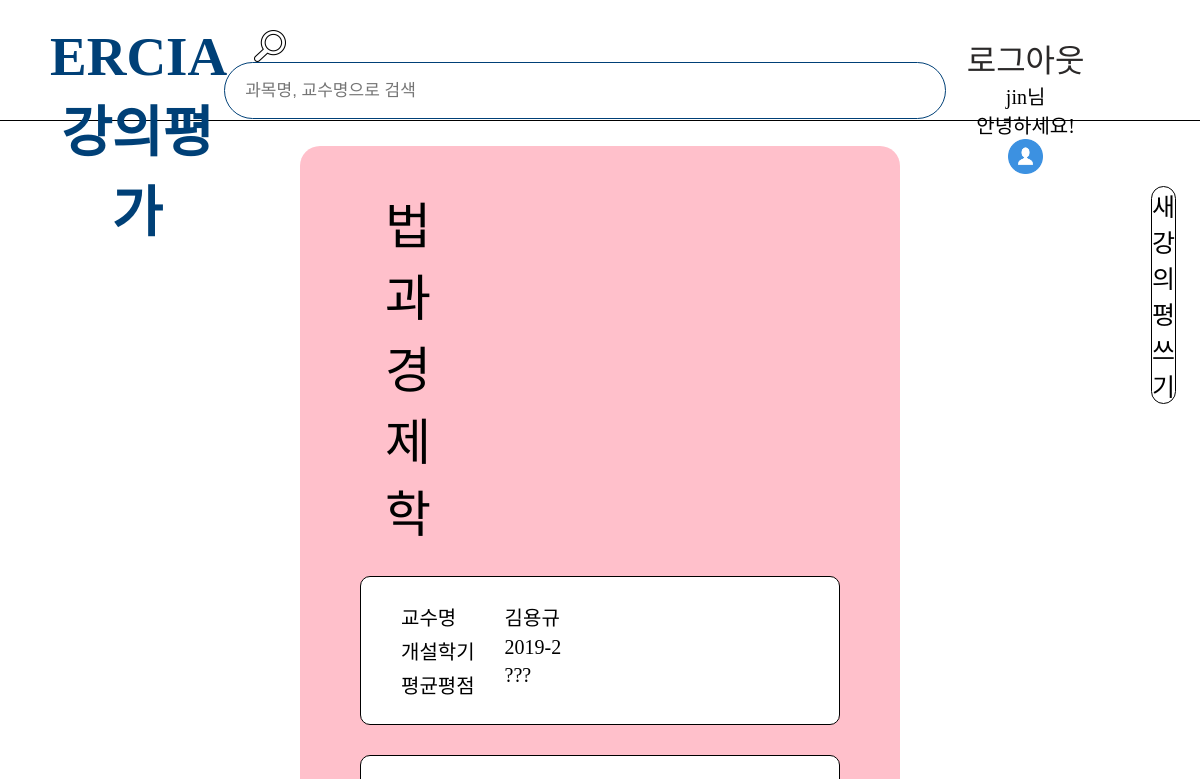
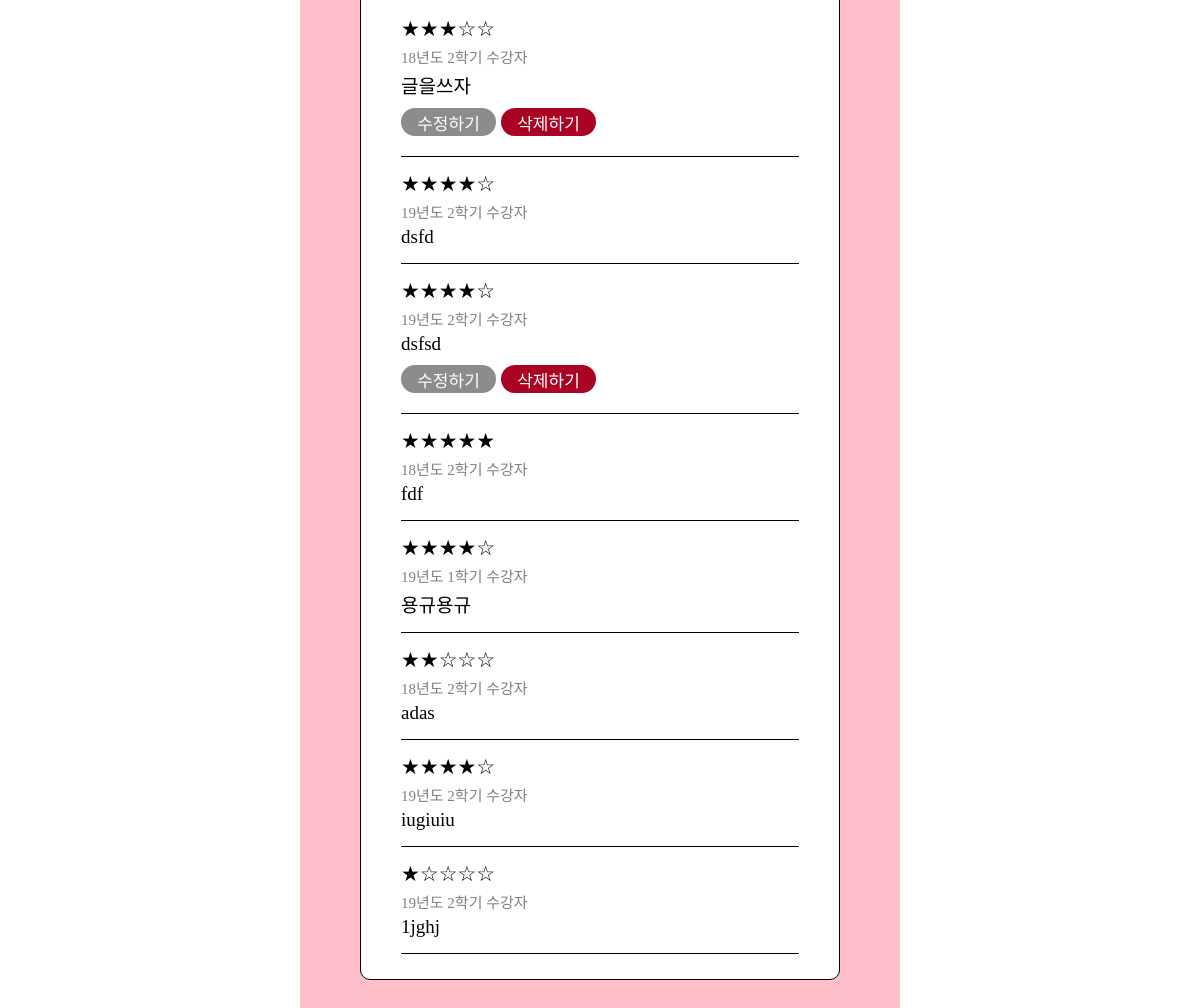
The app's page /LE/ (signed in) with its own data (2 pictures, top to bottom).
### app/models.py (models this page shows, shortened)
class LawAndEconomics(models.Model):
    objects = models.Manager()
    author = models.ForeignKey(settings.AUTH_USER_MODEL, default =1, on_delete = models.CASCADE)
    lectureName = models.CharField(max_length=200, default="법과경제학")
    professorName = models.CharField(max_length=50, default="김용규")
    SEME_FIELD_CHOICES=[
        ('19년도 2학기', '19년도 2학기'),
        ('19년도 1학기', '19년도 1학기'),
        ('18년도 2학기', '18년도 2학기'),
        ('18년도 2학기', '18년도 1학기'),
    ]
    seme = models.CharField(max_length=10, choices=SEME_FIELD_CHOICES)
    score = models.IntegerField(validators=[MinValueValidator(0),MaxValueValidator(5)], default=[0])
    text = models.TextField(max_length=300)
    time = models.DateTimeField(default=timezone.now)

### app/views.py (the view)
# urls.py: path('LE/', LERead.as_view(), name='LE'),
class LERead(ListView):
    model = LawAndEconomics
    def get(self, request):
        template_name = 'LE.html'
        LE = LawAndEconomics.objects.all().order_by('-time')
        return render(request, template_name, {'LE':LE})

### app/templates/LE.html (shortened to what this page needs)
{% extends "base_list.html" %}
{% load static %}
{% block css %}
<link rel="stylesheet" href="{% static 'css/list_1.css' %}">
{% endblock css %}
{% block content %}
{% if user.is_authenticated %}
<div class="section">
    <div class="top_box">
        <p class="page_name">법과 경제학</p>
        <a href="{% url 'LE_CREATE' %}">
            <div class="create_box">새 강의평 쓰기</div>
        </a>
    </div>
    <div class="info_box">
        <ul>
            <li class="info_li">교수명</li>
            <li class="info_li">개설학기</li>
            <li class="info_li">평균평점</li>
        </ul>
        <ul>
            <li class="info_li">김용규</li>
            <li class="info_li">2019-2</li>
            <li class="info_li">???</li>
        </ul>
    </div>
    <div class="big_list_box">
        {% for i in LE %}
        <div class="list_box">
            <div class="main-item">
                <p class="score">
                    {% if i.score == 1 %} ★☆☆☆☆
                    {% elif i.score == 2 %} ★★☆☆☆
                    {% elif i.score == 3 %} ★★★☆☆
                    {% elif i.score == 4 %} ★★★★☆
                    {% elif i.score == 5 %} ★★★★★
                    {% endif %}
                </p>
                <p class="seme">{{i.seme}} 수강자</p>
                <p class="text">{{i.text}}</p>
            </div>
            {% if i.author == user %}
            <div class="btn_box">
                <a href="{% url 'LE_UPDATE' i.id %}"><div class="btn update">수정하기</div></a>
                <a href="{% url 'LE_DELETE' i.id %}"><div class="btn delete">삭제하기</div></a>
            </div>
            {% endif %}
        </div>
        {% endfor %}
    </div>
    <br>
</div>
{% else %}
<h2>잘못된 접근입니다.</h2>
{% endif %}
{% endblock content %}

### app/templates/base_list.html (shortened to what this page needs)
{% load static %}
<!DOCTYPE html>
<html lang="en">
<head>
    <link rel="stylesheet" type="text/css" href="{% static 'css/base.css'%}">
    <link rel="stylesheet" href="{% static 'css/font.css' %}">
    {% block css %}{% endblock css %}
</head>
<body>
    <div class="container">
        <div class="outer">
            <div class="top_nav">
                <div id="box-left">
                    <a href="{% url 'main' %}">
                        <h1 class="name"> ERCIA 강의평가</h1>
                    </a>
                </div>
                {% if user.is_authenticated %}
                <div id='box-center'>
                    <form action = "{% url 'result' %}" method='GET'>
                        <input class="input_button" type="image" src="{% static 'image/find.png'%}" alt="Submit">
                        <input class="input_box" type="text" name="query" placeholder="과목명, 교수명으로 검색">
                    </form>
                </div>
                {% endif %}
                <div id='box-right'>
                    <ul>
                        {% if user.is_authenticated %}
                        <ul>
                            <li class="li"><a href="javascript:{document.getElementById('logout').submit()}"
                                     class="li_Logout">로그아웃</a>
                            </li>
                            <li class="li">
                                <p class="intro">{{user.username}}님<br>안녕하세요!</p>
                            </li>
                            <li class="li"><a href="{% url 'mypage' %}"><img class="profile_img"
                                        src="{%static 'image/profile.png' %}"></a></li>
                        </ul>
                            {% endif %}
                </div>
            </div>
            <div class="content">
                {% block content %}
                {% endblock %}
            </div>
        </div>
    </div>
</body>

### app/static/css/base.css (style rules this page uses)
* { margin: 0; padding: 0; }
a { color: #000; }
a:link { color: black; }
body { background: white; margin: 0; display: flex; justify-content: center; }
.outer { position:absolute; top:50%; left:50%; background: white; transform:translate(-50%, -50%); width: 100%; height: 100%; }
.content { display: flex; flex-direction: column; width: 100%; padding: 25px 0; }
.top_nav { height: 120px; display: flex; background-color: white; border-bottom: solid 1px black; position: relative; padding: 0 50px; }
#box-left { flex: 0.8; text-align: center; padding: 25px 0; font-size: 1.3rem; }
#box-center { flex: 1.4; text-align: left; padding: 30px 0; }
input { vertical-align: middle; margin-right: 15px; }
.input_box { padding: 20px; border: 1.8px solid #004077; border-radius : 30px; width:680px; height:15px; font-size: 17px; }
.input_button { width:32px; height:32px; cursor: pointer; padding-left: 30px; }
#box-right { margin: 0 auto; padding: 35px 0; padding-right: 40px; }
#box-right ul { float: right; text-align: center; margin: 0; padding: 0; }
.li { list-style-type: none; display: inline-block; text-align: center; outline : lpx dotted blue; margin-right: 20px; font-size: 30px; }
.profile_img { width: 35px; height: 35px; }
#box-right a { text-decoration:none; color: black; }
#box-right ul li a { color: #2b2929; }
a { text-decoration: none; }
.name { font-family: NanumSquareEB; font-size: 55px; text-align: center; color: #004077; }
.li_Logout { font-family: NanumSquareEB; font-size: 32px; text-align: center; }
.intro { font-family: NanumSquareB; font-size: 20px; text-align: center; }

### app/static/css/list_1.css (style rules this page uses)
body { height: 100%; width: 100%; }
.section { display: flex; flex-direction: column; margin: 0 300px; border-radius: 20px; background: pink; padding: 40px 60px; }
.top_box { display: flex; flex-direction: row; width: 100%; text-align: center; margin-bottom: 30px; }
.page_name { font-family: NanumSquareB; font-size: 50px; color: #000000; margin-right: 720px; padding-left: 25px; }
.create_box { background-color: white; width: 200px; height: 60px; border-radius: 100px; border: solid 1px black; font-family: NanumSquareR; font-size: 25px; color: #000000; text-align: center; display: table-cell; vertical-align: middle; }
.info_box { border: 1px solid black; background-color: rgb(255, 255, 255); border-radius: 10px; padding: 25px 40px 20px 40px; font-size: 20px; margin-bottom: 30px; }
.info_li { list-style: none; margin-right: 30px; padding-bottom: 5px; }
ul { float: left; }
.big_list_box { border: 1px solid black; background-color: rgb(255, 255, 255); border-radius: 10px; padding: 25px 40px 25px 40px; }
.list_box { font-size: 20px; padding: 15px 0; border-bottom: 1px solid black; }
.score { margin-bottom: 4px; font-family: NanumBarunpenB; font-size: 21px; color: rgb(0, 0, 0); }
.seme { margin-bottom: 4px; font-family: NanumBarunpenB; font-size: 15px; color: gray; }
.text { font-family: NanumBarunpenB; font-size: 19px; }
.btn_box { margin-top: 10px; }
.btn { background-color: rgb(153, 153, 153); width: 95px; height: 28px; border-radius: 100px; font-family: NanumSquareR; font-size: 17px; color: #000000; text-align: center; display: table-cell; vertical-align: middle; }
.update { background-color: #8b8d8b; color:white; text-align: center; display: table-cell; vertical-align: middle; }
.delete { background-color: #aa0324; color:white; text-align: center; display: table-cell; vertical-align: middle; }

### records on screen
LawAndEconomics: seme "18년도 2학기", text "글을쓰자", shows "수정하기"
LawAndEconomics: seme "19년도 2학기", text "dsfd"
LawAndEconomics: seme "19년도 2학기", text "dsfsd", shows "수정하기"
LawAndEconomics: seme "18년도 2학기", text "fdf"
LawAndEconomics: seme "19년도 1학기", text "용규용규"
LawAndEconomics: seme "18년도 2학기", text "adas"
LawAndEconomics: seme "19년도 2학기", text "iugiuiu"
LawAndEconomics: seme "19년도 2학기", text "1jghj"

### other values on screen
{{ user.username }} "jin"
